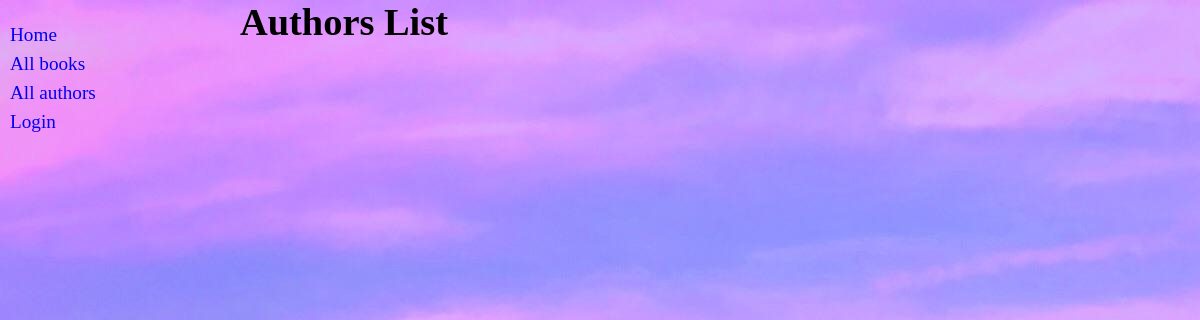
Before: /catalog/authors with the older database file.
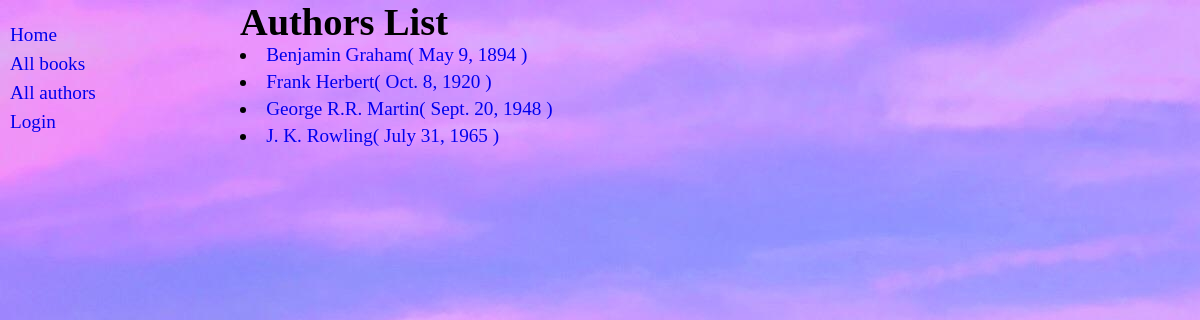
After: the same page with the newer database file.
### catalog/models.py (models this page shows, shortened)
class Author(models.Model):
    name = models.CharField(max_length=100)
    date_of_birth = models.DateField(null=True,blank=True)
    date_of_death = models.DateField('Died',null=True,blank=True)
    class Meta:
        ordering = ('name','-date_of_birth')
    def get_absolute_url(self):
        return reverse("author-detail",args=[str(self.id)])

### catalog/views.py (the view)
# urls.py: path('authors',views.list_authors,name='list_authors'),
def list_authors(request):
    all_authors = Author.objects.all()
    return render(request,'catalog/authors.html',{'authors':all_authors})

### catalog/templates/catalog/authors.html
{% extends 'catalog/base.html' %}
{% block content %}
    <main>
        <h1>Authors List</h1>
        <ul class="counts">
            {% for author in authors %}
                <li><a href=" {{author.get_absolute_url}} ">{{author.name}}( {{author.date_of_birth}} )</a></li>
            {% endfor %}
        </ul>
    </main>
{% endblock content %}

Changed rows visible on the page:
added Author: name "Benjamin Graham", date_of_birth "May 9, 1894"
added Author: name "Frank Herbert", date_of_birth "Oct. 8, 1920"
added Author: name "George R.R. Martin", date_of_birth "Sept. 20, 1948"
added Author: name "J. K. Rowling", date_of_birth "July 31, 1965"
